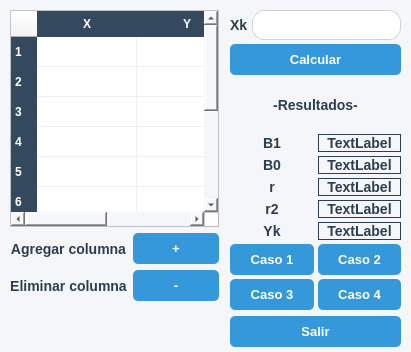
<?xml version="1.0" encoding="UTF-8"?>
<ui version="4.0">
 <class>Form</class>
 <widget class="QWidget" name="Form">
  <property name="geometry">
   <rect>
    <x>0</x>
    <y>0</y>
    <width>411</width>
    <height>352</height>
   </rect>
  </property>
  <property name="windowTitle">
   <string>Form</string>
  </property>
  <property name="styleSheet">
   <string notr="true">QWidget {
    background-color: #F4F6F9;
}
QLabel {
    color: #2C3E50;
    font-weight: bold;
    font-size: 14px;
}
QLineEdit {
    border: 2px solid #BDC3C7;
    border-radius: 5px;
    padding: 5px;
    background-color: white;
    font-size: 14px;
}
QLineEdit:focus {
    border: 2px solid #3498DB;
}
QPushButton {
    background-color: #3498DB;
    color: white;
    border: none;
    border-radius: 5px;
    padding: 8px 15px;
    font-weight: bold;
    font-size: 13px;
}
QPushButton:hover {
    background-color: #2980B9;
}
QTableWidget {
    background-color: white;
    border: 1px solid #BDC3C7;
    gridline-color: #ECF0F1;
}
QHeaderView::section {
    background-color: #34495E;
    color: white;
    font-weight: bold;
    border: none;
    padding: 4px;
}</string>
  </property>
  <widget class="QWidget" name="layoutWidget_2">
   <property name="geometry">
    <rect>
     <x>10</x>
     <y>10</y>
     <width>209</width>
     <height>291</height>
    </rect>
   </property>
   <layout class="QVBoxLayout" name="verticalLayout_3">
    <item>
     <widget class="QTableWidget" name="tablaDatos">
      <property name="rowCount">
       <number>10</number>
      </property>
      <property name="columnCount">
       <number>2</number>
      </property>
      <row>
       <property name="text">
        <string>1</string>
       </property>
      </row>
      <row>
       <property name="text">
        <string>2</string>
       </property>
      </row>
      <row>
       <property name="text">
        <string>3</string>
       </property>
      </row>
      <row>
       <property name="text">
        <string>4</string>
       </property>
      </row>
      <row>
       <property name="text">
        <string>5</string>
       </property>
      </row>
      <row>
       <property name="text">
        <string>6</string>
       </property>
      </row>
      <row>
       <property name="text">
        <string>7</string>
       </property>
      </row>
      <row>
       <property name="text">
        <string>8</string>
       </property>
      </row>
      <row>
       <property name="text">
        <string>9</string>
       </property>
      </row>
      <row>
       <property name="text">
        <string>10</string>
       </property>
      </row>
      <column>
       <property name="text">
        <string>X</string>
       </property>
       <property name="font">
        <font>
         <pointsize>8</pointsize>
        </font>
       </property>
      </column>
      <column>
       <property name="text">
        <string>Y</string>
       </property>
      </column>
     </widget>
    </item>
    <item>
     <layout class="QHBoxLayout" name="horizontalLayout">
      <item>
       <layout class="QVBoxLayout" name="verticalLayout_2">
        <item>
         <widget class="QLabel" name="labelMas">
          <property name="font">
           <font>
            <pointsize>-1</pointsize>
            <weight>75</weight>
            <bold>true</bold>
           </font>
          </property>
          <property name="autoFillBackground">
           <bool>false</bool>
          </property>
          <property name="text">
           <string>Agregar columna</string>
          </property>
          <property name="alignment">
           <set>Qt::AlignCenter</set>
          </property>
         </widget>
        </item>
        <item>
         <widget class="QLabel" name="labelMenos">
          <property name="font">
           <font>
            <pointsize>-1</pointsize>
            <weight>75</weight>
            <bold>true</bold>
           </font>
          </property>
          <property name="text">
           <string>Eliminar columna</string>
          </property>
          <property name="alignment">
           <set>Qt::AlignCenter</set>
          </property>
         </widget>
        </item>
       </layout>
      </item>
      <item>
       <layout class="QVBoxLayout" name="verticalLayout">
        <item>
         <widget class="QPushButton" name="btnMas">
          <property name="font">
           <font>
            <pointsize>-1</pointsize>
            <weight>75</weight>
            <bold>true</bold>
           </font>
          </property>
          <property name="text">
           <string>+</string>
          </property>
         </widget>
        </item>
        <item>
         <widget class="QPushButton" name="btnMenos">
          <property name="font">
           <font>
            <pointsize>-1</pointsize>
            <weight>75</weight>
            <bold>true</bold>
           </font>
          </property>
          <property name="text">
           <string>-</string>
          </property>
         </widget>
        </item>
       </layout>
      </item>
     </layout>
    </item>
   </layout>
  </widget>
  <widget class="QWidget" name="layoutWidget">
   <property name="geometry">
    <rect>
     <x>230</x>
     <y>10</y>
     <width>171</width>
     <height>337</height>
    </rect>
   </property>
   <layout class="QVBoxLayout" name="verticalLayout_8">
    <item>
     <layout class="QVBoxLayout" name="verticalLayout_7">
      <property name="spacing">
       <number>4</number>
      </property>
      <item>
       <layout class="QHBoxLayout" name="horizontalLayout_2">
        <item>
         <widget class="QLabel" name="labelXk">
          <property name="font">
           <font>
            <pointsize>-1</pointsize>
            <weight>75</weight>
            <bold>true</bold>
           </font>
          </property>
          <property name="text">
           <string>Xk</string>
          </property>
         </widget>
        </item>
        <item>
         <widget class="QLineEdit" name="editXk">
          <property name="styleSheet">
           <string notr="true">background-color: white;
border: 1px solid #D1D1D1;
border-radius: 12px;
padding-left: 10px;
color: #333333;</string>
          </property>
         </widget>
        </item>
       </layout>
      </item>
      <item>
       <widget class="QPushButton" name="btnCalcular">
        <property name="font">
         <font>
          <pointsize>-1</pointsize>
          <weight>75</weight>
          <bold>true</bold>
         </font>
        </property>
        <property name="text">
         <string>Calcular</string>
        </property>
       </widget>
      </item>
      <item>
       <layout class="QVBoxLayout" name="verticalLayout_5">
        <item>
         <widget class="QLabel" name="labelResultados">
          <property name="font">
           <font>
            <pointsize>-1</pointsize>
            <weight>75</weight>
            <bold>true</bold>
           </font>
          </property>
          <property name="layoutDirection">
           <enum>Qt::LeftToRight</enum>
          </property>
          <property name="frameShape">
           <enum>QFrame::NoFrame</enum>
          </property>
          <property name="frameShadow">
           <enum>QFrame::Sunken</enum>
          </property>
          <property name="text">
           <string>-Resultados-</string>
          </property>
          <property name="alignment">
           <set>Qt::AlignCenter</set>
          </property>
         </widget>
        </item>
        <item>
         <layout class="QVBoxLayout" name="verticalLayout_4">
          <item>
           <layout class="QHBoxLayout" name="horizontalLayout_3">
            <item>
             <widget class="QLabel" name="labelB1">
              <property name="font">
               <font>
                <pointsize>-1</pointsize>
                <weight>75</weight>
                <bold>true</bold>
               </font>
              </property>
              <property name="text">
               <string>B1</string>
              </property>
              <property name="alignment">
               <set>Qt::AlignCenter</set>
              </property>
             </widget>
            </item>
            <item>
             <widget class="QLabel" name="labelB1Resultado">
              <property name="font">
               <font>
                <pointsize>-1</pointsize>
                <weight>75</weight>
                <bold>true</bold>
               </font>
              </property>
              <property name="frameShape">
               <enum>QFrame::Box</enum>
              </property>
              <property name="text">
               <string>TextLabel</string>
              </property>
              <property name="alignment">
               <set>Qt::AlignCenter</set>
              </property>
             </widget>
            </item>
           </layout>
          </item>
          <item>
           <layout class="QHBoxLayout" name="horizontalLayout_4">
            <item>
             <widget class="QLabel" name="labelB0">
              <property name="font">
               <font>
                <pointsize>-1</pointsize>
                <weight>75</weight>
                <bold>true</bold>
               </font>
              </property>
              <property name="text">
               <string>B0</string>
              </property>
              <property name="alignment">
               <set>Qt::AlignCenter</set>
              </property>
             </widget>
            </item>
            <item>
             <widget class="QLabel" name="labelB0Resultado">
              <property name="font">
               <font>
                <pointsize>-1</pointsize>
                <weight>75</weight>
                <bold>true</bold>
               </font>
              </property>
              <property name="frameShape">
               <enum>QFrame::Box</enum>
              </property>
              <property name="text">
               <string>TextLabel</string>
              </property>
              <property name="alignment">
               <set>Qt::AlignCenter</set>
              </property>
             </widget>
            </item>
           </layout>
          </item>
          <item>
           <layout class="QHBoxLayout" name="horizontalLayout_5">
            <item>
             <widget class="QLabel" name="labelR">
              <property name="font">
               <font>
                <pointsize>-1</pointsize>
                <weight>75</weight>
                <bold>true</bold>
               </font>
              </property>
              <property name="text">
               <string>r</string>
              </property>
              <property name="alignment">
               <set>Qt::AlignCenter</set>
              </property>
             </widget>
            </item>
            <item>
             <widget class="QLabel" name="labelRResultado">
              <property name="font">
               <font>
                <pointsize>-1</pointsize>
                <weight>75</weight>
                <bold>true</bold>
               </font>
              </property>
              <property name="frameShape">
               <enum>QFrame::Box</enum>
              </property>
              <property name="text">
               <string>TextLabel</string>
              </property>
              <property name="alignment">
               <set>Qt::AlignCenter</set>
              </property>
             </widget>
            </item>
           </layout>
          </item>
          <item>
           <layout class="QHBoxLayout" name="horizontalLayout_6">
            <item>
             <widget class="QLabel" name="labelR2">
              <property name="font">
               <font>
                <pointsize>-1</pointsize>
                <weight>75</weight>
                <bold>true</bold>
               </font>
              </property>
              <property name="text">
               <string>r2</string>
              </property>
              <property name="alignment">
               <set>Qt::AlignCenter</set>
              </property>
             </widget>
            </item>
            <item>
             <widget class="QLabel" name="labelR2Resultado">
              <property name="font">
               <font>
                <pointsize>-1</pointsize>
                <weight>75</weight>
                <bold>true</bold>
               </font>
              </property>
              <property name="frameShape">
               <enum>QFrame::Box</enum>
              </property>
              <property name="text">
               <string>TextLabel</string>
              </property>
              <property name="alignment">
               <set>Qt::AlignCenter</set>
              </property>
             </widget>
            </item>
           </layout>
          </item>
          <item>
           <layout class="QHBoxLayout" name="horizontalLayout_7">
            <item>
             <widget class="QLabel" name="labelYk">
              <property name="font">
               <font>
                <pointsize>-1</pointsize>
                <weight>75</weight>
                <bold>true</bold>
               </font>
              </property>
              <property name="text">
               <string>Yk</string>
              </property>
              <property name="alignment">
               <set>Qt::AlignCenter</set>
              </property>
             </widget>
            </item>
            <item>
             <widget class="QLabel" name="labelYkResultado">
              <property name="font">
               <font>
                <pointsize>-1</pointsize>
                <weight>75</weight>
                <bold>true</bold>
               </font>
              </property>
              <property name="frameShape">
               <enum>QFrame::Box</enum>
              </property>
              <property name="text">
               <string>TextLabel</string>
              </property>
              <property name="alignment">
               <set>Qt::AlignCenter</set>
              </property>
             </widget>
            </item>
           </layout>
          </item>
         </layout>
        </item>
       </layout>
      </item>
      <item>
       <layout class="QVBoxLayout" name="verticalLayout_6">
        <item>
         <layout class="QHBoxLayout" name="horizontalLayout_8">
          <item>
           <widget class="QPushButton" name="btnCaso1">
            <property name="font">
             <font>
              <pointsize>-1</pointsize>
              <weight>75</weight>
              <bold>true</bold>
             </font>
            </property>
            <property name="text">
             <string>Caso 1</string>
            </property>
           </widget>
          </item>
          <item>
           <widget class="QPushButton" name="btnCaso2">
            <property name="font">
             <font>
              <pointsize>-1</pointsize>
              <weight>75</weight>
              <bold>true</bold>
             </font>
            </property>
            <property name="text">
             <string>Caso 2</string>
            </property>
           </widget>
          </item>
         </layout>
        </item>
        <item>
         <layout class="QHBoxLayout" name="horizontalLayout_9">
          <item>
           <widget class="QPushButton" name="btnCaso3">
            <property name="font">
             <font>
              <pointsize>-1</pointsize>
              <weight>75</weight>
              <bold>true</bold>
             </font>
            </property>
            <property name="text">
             <string>Caso 3</string>
            </property>
           </widget>
          </item>
          <item>
           <widget class="QPushButton" name="btnCaso4">
            <property name="font">
             <font>
              <pointsize>-1</pointsize>
              <weight>75</weight>
              <bold>true</bold>
             </font>
            </property>
            <property name="text">
             <string>Caso 4</string>
            </property>
           </widget>
          </item>
         </layout>
        </item>
       </layout>
      </item>
     </layout>
    </item>
    <item>
     <widget class="QPushButton" name="btnSalir">
      <property name="font">
       <font>
        <pointsize>-1</pointsize>
        <weight>75</weight>
        <bold>true</bold>
       </font>
      </property>
      <property name="text">
       <string>Salir</string>
      </property>
     </widget>
    </item>
   </layout>
  </widget>
 </widget>
 <resources/>
 <connections/>
</ui>
